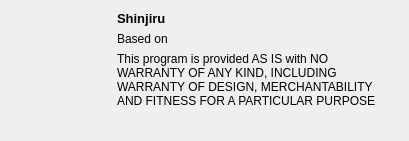
<?xml version="1.0" encoding="UTF-8"?>
<ui version="4.0">
 <class>About</class>
 <widget class="QDialog" name="About">
  <property name="geometry">
   <rect>
    <x>0</x>
    <y>0</y>
    <width>409</width>
    <height>141</height>
   </rect>
  </property>
  <property name="windowTitle">
   <string>About</string>
  </property>
  <layout class="QHBoxLayout" name="horizontalLayout">
   <item>
    <widget class="QLabel" name="label">
     <property name="maximumSize">
      <size>
       <width>100</width>
       <height>100</height>
      </size>
     </property>
     <property name="pixmap">
      <pixmap resource="../res.qrc">:/res/icon.svg</pixmap>
     </property>
     <property name="scaledContents">
      <bool>true</bool>
     </property>
    </widget>
   </item>
   <item>
    <layout class="QVBoxLayout" name="verticalLayout">
     <item>
      <widget class="QLabel" name="appName">
       <property name="font">
        <font>
         <pointsize>10</pointsize>
         <weight>75</weight>
         <bold>true</bold>
        </font>
       </property>
       <property name="text">
        <string>Shinjiru</string>
       </property>
      </widget>
     </item>
     <item>
      <widget class="QLabel" name="builtWith">
       <property name="text">
        <string>Based on</string>
       </property>
      </widget>
     </item>
     <item>
      <widget class="QLabel" name="label_2">
       <property name="text">
        <string>This program is provided AS IS with NO WARRANTY OF ANY KIND, INCLUDING WARRANTY OF DESIGN, MERCHANTABILITY AND FITNESS FOR A PARTICULAR PURPOSE</string>
       </property>
       <property name="wordWrap">
        <bool>true</bool>
       </property>
      </widget>
     </item>
     <item>
      <spacer name="verticalSpacer">
       <property name="orientation">
        <enum>Qt::Vertical</enum>
       </property>
       <property name="sizeHint" stdset="0">
        <size>
         <width>20</width>
         <height>40</height>
        </size>
       </property>
      </spacer>
     </item>
    </layout>
   </item>
  </layout>
 </widget>
 <resources>
  <include location="../res.qrc"/>
 </resources>
 <connections/>
</ui>
